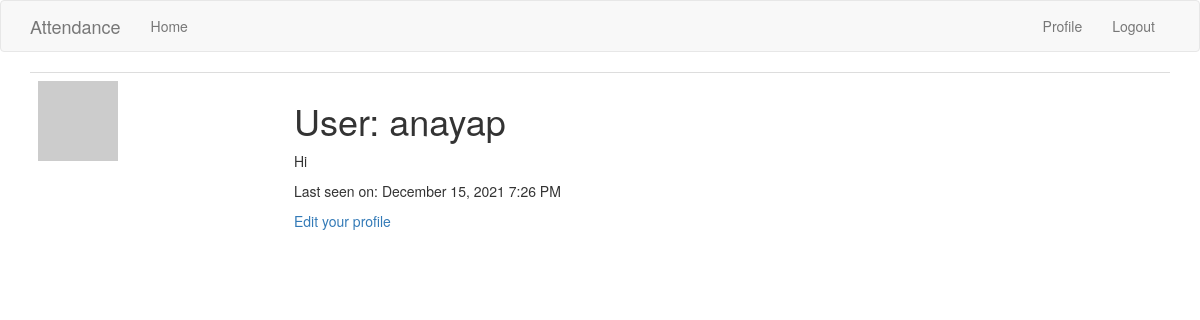
The page /user/anayap (signed in) on the database as committed earlier.
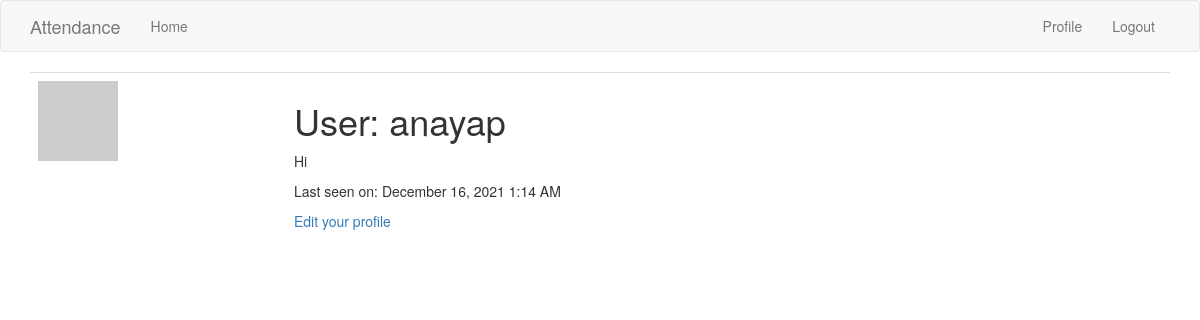
The same page on the database as committed later.
### app/models.py (models this page shows, shortened)
class User(UserMixin, db.Model):
    id = db.Column(db.Integer, primary_key=True)
    username = db.Column(db.String(64), index=True, unique=True)
    email = db.Column(db.String(120), index=True, unique=True)
    password_hash = db.Column(db.String(128))
    about_me = db.Column(db.String(140))
    last_seen = db.Column(db.DateTime, default=datetime.utcnow)
    def avatar(self, size):
        digest = md5(self.email.lower().encode('utf-8')).hexdigest()
        return 'https://www.gravatar.com/avatar/{}?d=identicon&s={}'.format(
            digest, size)

### app/main/routes.py (the view)
@bp.route('/user/<username>')
@login_required
def user(username):
    user = User.query.filter_by(username=username).first_or_404()
    return render_template('user.html', user=user)

### app/main/routes.py (called while the page is built)
@bp.before_app_request
def before_request():
    if current_user.is_authenticated:
        current_user.last_seen = datetime.utcnow()
        db.session.commit()
    g.locale = str(get_locale())

### app/models.py (called while the page is built)
@login.user_loader
def load_user(id):
    return User.query.get(int(id))

### app/templates/user.html
{% extends "base.html" %}
{% block app_content %}
    <table class="table table-hover">
        <tr>
            <td width="256px"><img src="{{ user.avatar(256) }}"></td>
            <td>
                <h1>{{ _('User') }}: {{ user.username }}</h1>
                {% if user.about_me %}<p>{{ user.about_me }}</p>{% endif %}
                {% if user.last_seen %}
                <p>{{ _('Last seen on') }}: {{ moment(user.last_seen).format('LLL') }}</p>
                {% endif %}
                {% if user == current_user %}
                <p><a href="{{ url_for('main.edit_profile') }}">{{ _('Edit your profile') }}</a></p>
                {% endif %}
            </td>
        </tr>
    </table>
{% endblock %}

### app/templates/base.html (shortened to what this page needs)
{% extends 'bootstrap/base.html' %}
{% block navbar %}
    <nav class="navbar navbar-default">
        <div class="container">
            <div class="navbar-header">
                <a class="navbar-brand" href="{{ url_for('main.index') }}">Attendance</a>
            </div>
            <div class="collapse navbar-collapse" id="bs-example-navbar-collapse-1">
                <ul class="nav navbar-nav">
                    <li><a href="{{ url_for('main.index') }}">{{ _('Home') }}</a></li>
                </ul>
                <ul class="nav navbar-nav navbar-right">
                    {% if current_user.is_anonymous %}
                    <li><a href="{{ url_for('auth.login') }}">{{ _('Login') }}</a></li>
                    {% else %}
                    <li><a href="{{ url_for('main.user', username=current_user.username) }}">{{ _('Profile') }}</a></li>
                    <li><a href="{{ url_for('auth.logout') }}">{{ _('Logout') }}</a></li>
                    {% endif %}
                </ul>
            </div>
        </div>
    </nav>
{% endblock %}
{% block content %}
    <div class="container">
        {% block app_content %}{% endblock %}
    </div>
{% endblock %}

Rows that differ between the two databases and show on the page:
changed User "anayap": last_seen "December 15, 2021 7:26 PM" → "December 16, 2021 1:14 AM"
